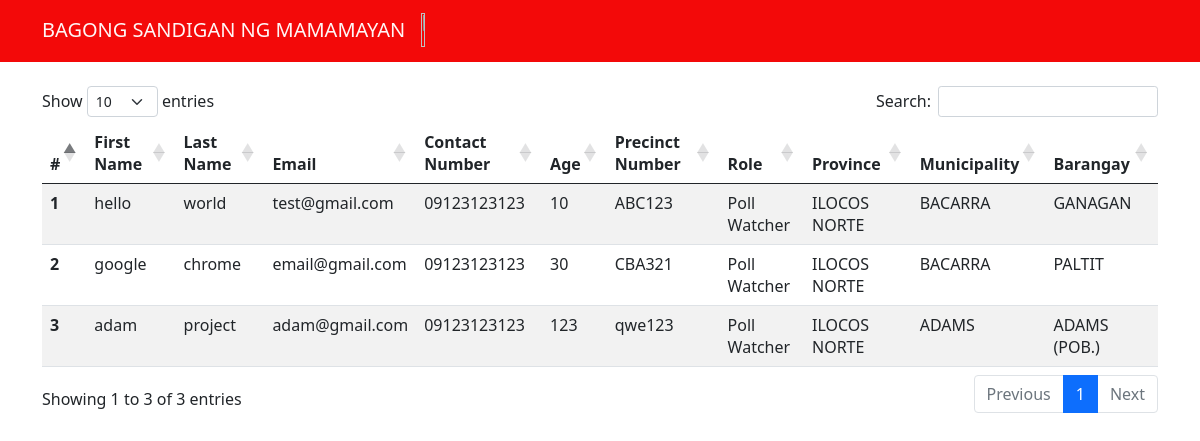
The page /list/ on the database as committed earlier.
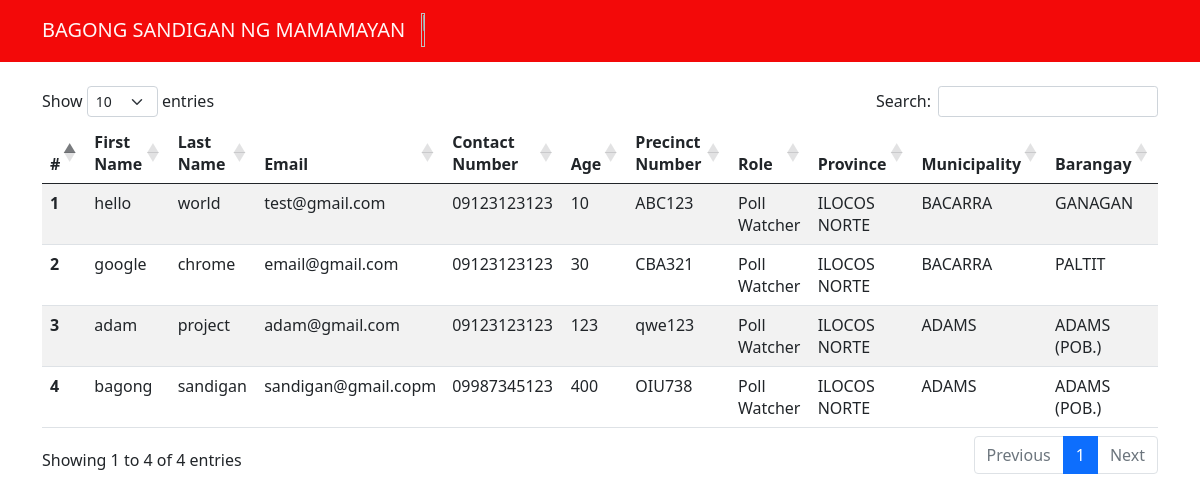
The same page on the database as committed later.
### application/models.py (models this page shows, shortened)
class Survey(models.Model):
    first_name = models.CharField(max_length=250)
    last_name = models.CharField(max_length=250)
    email = models.EmailField(max_length=250)
    contact = models.CharField(max_length=250)
    age = models.IntegerField(default=0)
    precinct = models.CharField(max_length=250)
    role = models.CharField(max_length=250, default='Poll Watcher')
    province = models.ForeignKey(Province, on_delete=models.CASCADE)
    city = models.ForeignKey(City, on_delete=models.CASCADE)
    barangay = models.ForeignKey(Barangay, on_delete=models.CASCADE)

class Province(models.Model):
    name = models.CharField(max_length=250)

class City(models.Model):
    name = models.CharField(max_length=250)
    province = models.ForeignKey(Province, on_delete=models.CASCADE)

class Barangay(models.Model):
    name = models.CharField(max_length=250)
    city = models.ForeignKey(City, on_delete=models.CASCADE)

### application/views.py (the view)
# urls.py: path('list/',views.list,name='list'),
def list(request):
    survey = Survey.objects.all()
    province = Province.objects.all()
    city = City.objects.all()
    barangay = Barangay.objects.all()
    return render(request,'administration/list.html', {
        'survey': survey,
        'province': province,
        'city': city,
        'barangay': barangay
    })

### application/templates/administration/list.html (shortened to what this page needs)
{% extends 'administration/base.html' %}
{% load bootstrap5 %}
{% block content %}
<form>
</form>
<table id="surveyTable" class="table table-striped">
    <thead>
        <tr>
          <th scope="col">#</th>
          <th scope="col">First Name</th>
          <th scope="col">Last Name</th>
          <th scope="col">Email</th>
          <th scope="col">Contact Number</th>
          <th scope="col">Age</th>
          <th scope="col">Precinct Number</th>
          <th scope="col">Role</th>
          <th scope="col">Province</th>
          <th scope="col">Municipality</th>
          <th scope="col">Barangay</th>
        </tr>
      </thead>
      <tbody>
        {% for survey in survey %}
          <tr>
            <th scope="row">{{ forloop.counter }}</th>
            <td>{{ survey.first_name }}</td>
            <td>{{ survey.last_name }} </td>
            <td>{{ survey.email }}</td>
            <td>{{ survey.contact }}</td>
            <td>{{ survey.age }}</td>
            <td>{{ survey.precinct }}</td>
            <td>{{ survey.role }}</td>
            <td>{{ survey.province.name }}</td>
            <td>{{ survey.city.name }}</td>
            <td>{{ survey.barangay.name }}</td>
          </tr>
        {% endfor %}
      </tbody>
  </table>
{% endblock content %}

### application/templates/administration/base.html (shortened to what this page needs)
{% load bootstrap5 %}
{% load static %}
<html>
    <head>
    </head>
    <link rel="stylesheet" type="text/css" href="https://cdnjs.cloudflare.com/ajax/libs/twitter-bootstrap/5.0.1/css/bootstrap.min.css">
    <link rel="stylesheet" type="text/css" href="https://cdn.datatables.net/1.11.5/css/dataTables.bootstrap5.min.css">
    <body>
        <nav class="navbar navbar-light" style="background-color: #f30909;">
            <div class="container">
                    <a class="navbar-brand"> <span class="navbar-brand mb-0 h1" style="color: #fffafafb;">BAGONG SANDIGAN NG MAMAMAYAN</span><img src="https://icons.iconarchive.com/icons/wikipedia/flags/512/PH-Philippines-Flag-icon.png" alt="phflag" style="width:3.5%;margin-bottom: 0.5%; margin-left:0.0001%"></a>
        </nav>
        <main class="container mt-4">
            {% block content %}
            {% endblock content %}
        </main>
    </body>
</html>

Rows that differ between the two databases and show on the page:
added Survey: first_name "bagong", last_name "sandigan", email "sandigan@gmail.copm", contact "09987345123", age "400", precinct "OIU738", role "Poll Watcher", province.name "ILOCOS NORTE", city.name "ADAMS", barangay.name "ADAMS (POB.)"
Other text that changed with them:
text written by a page script: "Show entries Search: Showing 1 to 3 of 3 entries Previous 1 Next" → "Show entries Search: Showing 1 to 4 of 4 entries Previous 1 Next"
